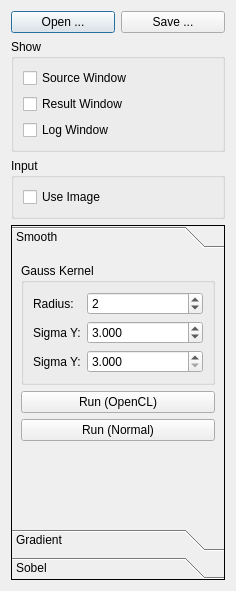
<?xml version="1.0" encoding="UTF-8"?>
<ui version="4.0">
 <class>ImageProcessingDialog</class>
 <widget class="QDialog" name="ImageProcessingDialog">
  <property name="geometry">
   <rect>
    <x>0</x>
    <y>0</y>
    <width>236</width>
    <height>591</height>
   </rect>
  </property>
  <property name="windowTitle">
   <string>Image Processing</string>
  </property>
  <layout class="QVBoxLayout" name="verticalLayout_2">
   <item>
    <layout class="QHBoxLayout" name="horizontalLayout">
     <item>
      <widget class="QPushButton" name="pushButtonOpen">
       <property name="text">
        <string>Open ...</string>
       </property>
      </widget>
     </item>
     <item>
      <widget class="QPushButton" name="pushButtonSave">
       <property name="text">
        <string>Save ...</string>
       </property>
      </widget>
     </item>
    </layout>
   </item>
   <item>
    <widget class="QGroupBox" name="groupBox">
     <property name="title">
      <string>Show</string>
     </property>
     <layout class="QVBoxLayout" name="verticalLayout">
      <item>
       <widget class="QCheckBox" name="checkBoxSource">
        <property name="text">
         <string>Source Window</string>
        </property>
       </widget>
      </item>
      <item>
       <widget class="QCheckBox" name="checkBoxResult">
        <property name="text">
         <string>Result Window</string>
        </property>
       </widget>
      </item>
      <item>
       <widget class="QCheckBox" name="checkBoxLog">
        <property name="text">
         <string>Log Window</string>
        </property>
       </widget>
      </item>
     </layout>
    </widget>
   </item>
   <item>
    <widget class="QGroupBox" name="groupBox_3">
     <property name="title">
      <string>Input</string>
     </property>
     <layout class="QVBoxLayout" name="verticalLayout_5">
      <item>
       <widget class="QCheckBox" name="checkBoxInputUseImage">
        <property name="text">
         <string>Use Image</string>
        </property>
       </widget>
      </item>
     </layout>
    </widget>
   </item>
   <item>
    <widget class="QToolBox" name="toolBox">
     <property name="frameShape">
      <enum>QFrame::Panel</enum>
     </property>
     <property name="frameShadow">
      <enum>QFrame::Plain</enum>
     </property>
     <property name="currentIndex">
      <number>0</number>
     </property>
     <widget class="QWidget" name="pageSmooth">
      <property name="geometry">
       <rect>
        <x>0</x>
        <y>0</y>
        <width>210</width>
        <height>249</height>
       </rect>
      </property>
      <attribute name="label">
       <string>Smooth</string>
      </attribute>
      <layout class="QVBoxLayout" name="verticalLayout_3">
       <item>
        <widget class="QGroupBox" name="groupBox_2">
         <property name="title">
          <string>Gauss Kernel</string>
         </property>
         <layout class="QGridLayout" name="gridLayout">
          <item row="1" column="1">
           <widget class="QDoubleSpinBox" name="doubleSpinBoxGKSigmaX">
            <property name="sizePolicy">
             <sizepolicy hsizetype="Expanding" vsizetype="Fixed">
              <horstretch>0</horstretch>
              <verstretch>0</verstretch>
             </sizepolicy>
            </property>
            <property name="decimals">
             <number>3</number>
            </property>
            <property name="minimum">
             <double>0.001000000000000</double>
            </property>
            <property name="singleStep">
             <double>1.000000000000000</double>
            </property>
            <property name="value">
             <double>3.000000000000000</double>
            </property>
           </widget>
          </item>
          <item row="0" column="0">
           <widget class="QLabel" name="label">
            <property name="text">
             <string>Radius:</string>
            </property>
           </widget>
          </item>
          <item row="0" column="1">
           <widget class="QSpinBox" name="spinBoxGKRadius">
            <property name="sizePolicy">
             <sizepolicy hsizetype="Expanding" vsizetype="Fixed">
              <horstretch>0</horstretch>
              <verstretch>0</verstretch>
             </sizepolicy>
            </property>
            <property name="minimum">
             <number>1</number>
            </property>
            <property name="value">
             <number>2</number>
            </property>
           </widget>
          </item>
          <item row="2" column="0">
           <widget class="QLabel" name="label_3">
            <property name="text">
             <string>Sigma Y:</string>
            </property>
           </widget>
          </item>
          <item row="1" column="0">
           <widget class="QLabel" name="label_2">
            <property name="text">
             <string>Sigma Y:</string>
            </property>
           </widget>
          </item>
          <item row="2" column="1">
           <widget class="QDoubleSpinBox" name="doubleSpinBoxGKSigmaY">
            <property name="sizePolicy">
             <sizepolicy hsizetype="Expanding" vsizetype="Fixed">
              <horstretch>0</horstretch>
              <verstretch>0</verstretch>
             </sizepolicy>
            </property>
            <property name="decimals">
             <number>3</number>
            </property>
            <property name="minimum">
             <double>3.000000000000000</double>
            </property>
            <property name="singleStep">
             <double>1.000000000000000</double>
            </property>
           </widget>
          </item>
         </layout>
        </widget>
       </item>
       <item>
        <widget class="QPushButton" name="pushButtonRunSmoothOpenCL">
         <property name="text">
          <string>Run (OpenCL)</string>
         </property>
        </widget>
       </item>
       <item>
        <widget class="QPushButton" name="pushButtonRunSmoothNormal">
         <property name="text">
          <string>Run (Normal)</string>
         </property>
        </widget>
       </item>
       <item>
        <spacer name="verticalSpacer">
         <property name="orientation">
          <enum>Qt::Vertical</enum>
         </property>
         <property name="sizeHint" stdset="0">
          <size>
           <width>20</width>
           <height>40</height>
          </size>
         </property>
        </spacer>
       </item>
      </layout>
     </widget>
     <widget class="QWidget" name="pageGradient">
      <property name="geometry">
       <rect>
        <x>0</x>
        <y>0</y>
        <width>210</width>
        <height>210</height>
       </rect>
      </property>
      <attribute name="label">
       <string>Gradient</string>
      </attribute>
      <layout class="QVBoxLayout" name="verticalLayout_4">
       <item>
        <widget class="QPushButton" name="pushButtonRunGradientOpenCL">
         <property name="text">
          <string>Run (OpenCL)</string>
         </property>
        </widget>
       </item>
       <item>
        <widget class="QPushButton" name="pushButtonRunGradientNormal">
         <property name="text">
          <string>Run (Normal)</string>
         </property>
        </widget>
       </item>
       <item>
        <spacer name="verticalSpacer_2">
         <property name="orientation">
          <enum>Qt::Vertical</enum>
         </property>
         <property name="sizeHint" stdset="0">
          <size>
           <width>20</width>
           <height>40</height>
          </size>
         </property>
        </spacer>
       </item>
      </layout>
     </widget>
     <widget class="QWidget" name="pageSobel">
      <property name="geometry">
       <rect>
        <x>0</x>
        <y>0</y>
        <width>210</width>
        <height>210</height>
       </rect>
      </property>
      <attribute name="label">
       <string>Sobel</string>
      </attribute>
      <layout class="QVBoxLayout" name="verticalLayout_6">
       <item>
        <widget class="QPushButton" name="pushButtonRunSobelOpenCL">
         <property name="text">
          <string>Run (OpenCL)</string>
         </property>
        </widget>
       </item>
       <item>
        <widget class="QPushButton" name="pushButtonRunSobelNormal">
         <property name="text">
          <string>Run (Normal)</string>
         </property>
        </widget>
       </item>
       <item>
        <spacer name="verticalSpacer_3">
         <property name="orientation">
          <enum>Qt::Vertical</enum>
         </property>
         <property name="sizeHint" stdset="0">
          <size>
           <width>20</width>
           <height>132</height>
          </size>
         </property>
        </spacer>
       </item>
      </layout>
     </widget>
    </widget>
   </item>
  </layout>
 </widget>
 <resources/>
 <connections/>
</ui>
